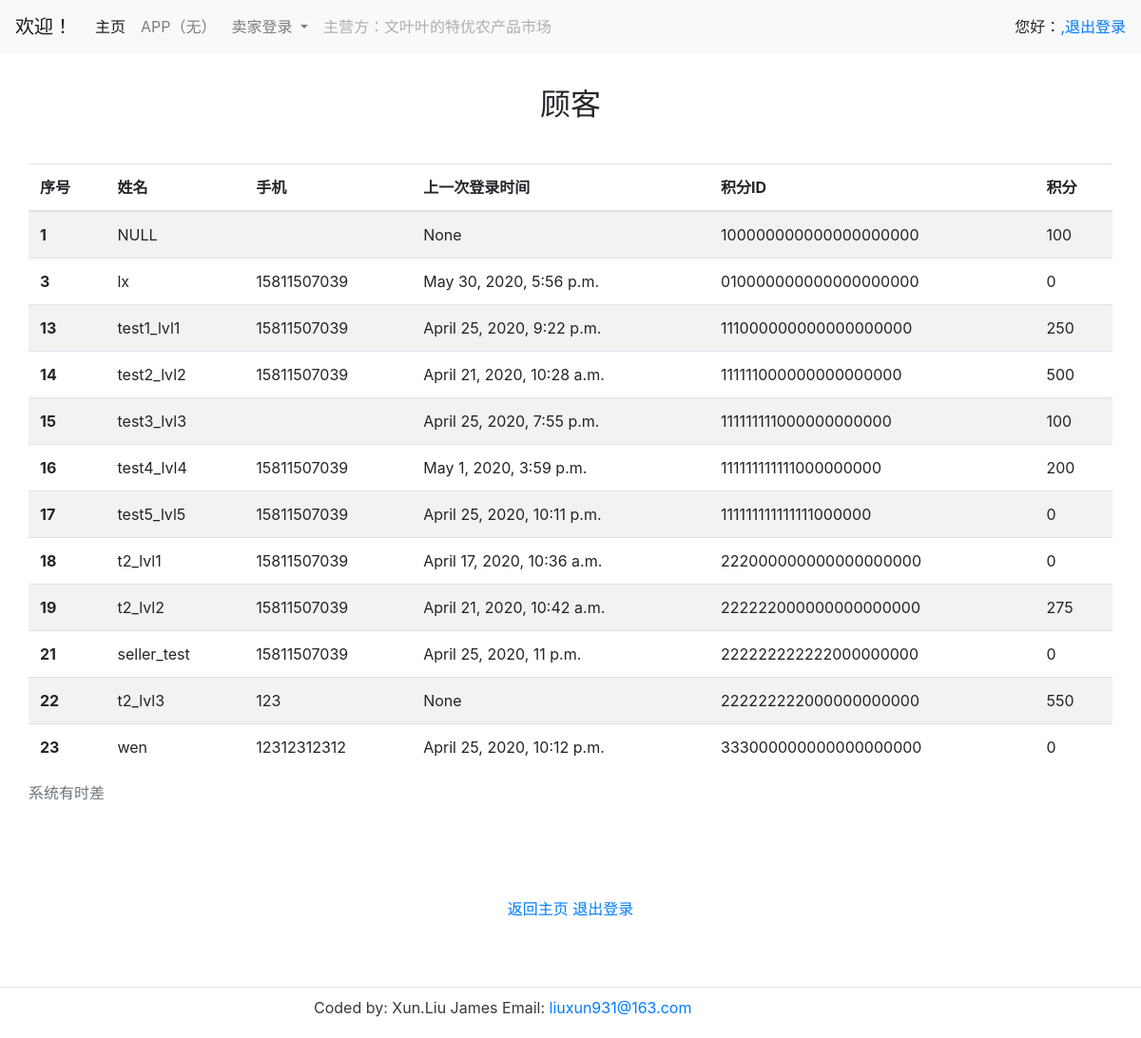
The app's page /User/ (signed in) with its own data.
### User/models.py (models this page shows, shortened)
class EndUser(User):
    mp = models.CharField(max_length=11, blank = True, verbose_name='手机')
    id_number = models.CharField(max_length=18, blank = True, verbose_name='身份证号')
    wechat = models.CharField(max_length=11, blank = True, verbose_name='微信')
    score_id = models.CharField(max_length=21, unique = True, verbose_name='积分ID')
    score = models.PositiveIntegerField(default = 0, verbose_name='积分')
    is_seller = models.BooleanField(default = False, verbose_name='是卖家')
    is_staffuser = models.BooleanField(default = False, verbose_name='是管理者')

### User/views.py (the view)
# urls.py: path(r'', views.UserList.as_view(), name = 'userlist'),
class UserList(MyPermRequireMixin, TemplateView, ):
    permission_required = ('User.view_enduser', )
    template_name = 'User/user_list.html'
    def get_context_data(self, **kwargs):
        context = super().get_context_data(**kwargs)
        context['user'] = EndUser.objects.order_by('pk')[:20]
        return context

### templates/User/user_list.html
{% extends "base.html" %}
{% block userlist %}
<div class="container">
<div class="row">
<div class="col-md-4"></div>
<div class="col-md-4">
<div class ="text-center" style="padding-bottom:10%;padding-top:10%;">
    <h2>顾客</h2>
    </div>
    </div>
    </div>
    </div>
    <table class="table table-striped table-hover" >
    <caption>系统有时差</caption>
  <thead>
    <tr>
      <th scope="col">序号</th>
      <th scope="col">姓名</th>
      <th scope="col">手机</th>
      <th scope="col">上一次登录时间</th>
      <th scope="col">积分ID</th>
      <th scope="col">积分</th>
    </tr>
  </thead>
  <tbody>
  {% for c in user %}
    <tr>
      <th scope="row">{{ c.id }} </th>
      <td> {{ c.username }}</td>
      <td> {{ c.mp }} </td>
      <td>{{ c.last_login }}</td>
      <td>{{ c.score_id }}</td>
      <td>{{ c.score }}</td>
    </tr>
    	{% endfor %}
  </tbody>
</table>
{% endblock %}

### records on screen
EndUser: id "1", username "NULL", last_login "None", score_id "100000000000000000000", score "100"
EndUser: id "3", username "lx", mp "15811507039", last_login "May 30, 2020, 5:56 p.m.", score_id "010000000000000000000", score "0"
EndUser: id "13", username "test1_lvl1", mp "15811507039", last_login "April 25, 2020, 9:22 p.m.", score_id "111000000000000000000", score "250"
EndUser: id "14", username "test2_lvl2", mp "15811507039", last_login "April 21, 2020, 10:28 a.m.", score_id "111111000000000000000", score "500"
EndUser: id "15", username "test3_lvl3", last_login "April 25, 2020, 7:55 p.m.", score_id "111111111000000000000", score "100"
EndUser: id "16", username "test4_lvl4", mp "15811507039", last_login "May 1, 2020, 3:59 p.m.", score_id "111111111111000000000", score "200"
EndUser: id "17", username "test5_lvl5", mp "15811507039", last_login "April 25, 2020, 10:11 p.m.", score_id "111111111111111000000", score "0"
EndUser: id "18", username "t2_lvl1", mp "15811507039", last_login "April 17, 2020, 10:36 a.m.", score_id "222000000000000000000", score "0"
EndUser: id "19", username "t2_lvl2", mp "15811507039", last_login "April 21, 2020, 10:42 a.m.", score_id "222222000000000000000", score "275"
EndUser: id "21", username "seller_test", mp "15811507039", last_login "April 25, 2020, 11 p.m.", score_id "222222222222000000000", score "0"
EndUser: id "22", username "t2_lvl3", mp "123", last_login "None", score_id "222222222000000000000", score "550"
EndUser: id "23", username "wen", mp "12312312312", last_login "April 25, 2020, 10:12 p.m.", score_id "333000000000000000000", score "0"
